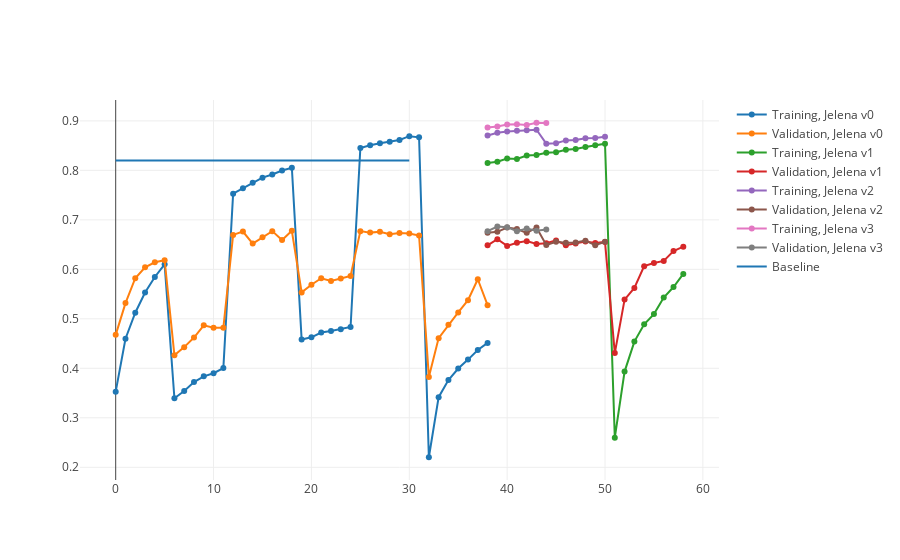

Notebook source saved alongside this figure:
### Markdown cell above
### Validation accuary plot for transerring leaning

### Code cell
def generate_training_plot_for_transfer_learning(modules):
    traces = []
    prev_end_training = 0
    for i, module in enumerate(tree):
        labels = tuple(range(prev_end_training, len(module.validation_fitness) + prev_end_training))
        trn = module.fitness
        val = module.validation_fitness
        traces += [go.Scatter(x=labels, y=trn, mode="lines+markers", name=f"Training, {module.name} v{i}")]
        traces += [go.Scatter(x=labels, y=val, mode="lines+markers", name=f"Validation, {module.name} v{i}")]
        prev_end_training = len(tree[0].validation_fitness) -1
    return traces


def find_longest_predecessor_range(modules):
    def dive(module):
        res = [module]
        if module.predecessor:
            return dive(module.predecessor) + res
        return res
    _max = 0
    longest_tree = []
    for module in modules:
        tree = dive(module)
        if len(tree) > _max:
            _max = len(tree)
            longest_tree = tree
    
    return longest_tree
    
    
tree = find_longest_predecessor_range(versions)
baseline = go.Scatter(y=tuple([0.82]*31), x=tuple(range(0, 31)), name="Baseline")
plotly.offline.iplot({
    "data": generate_training_plot_for_transfer_learning(tree) + [baseline], 
    "layout": go.Layout()
})

### Figure 1 — Plotly figure (JSON) as saved in the notebook; plotly's stock layout.template omitted (floating-point values rounded to 4 significant figures)
{"data": [{"mode": "lines+markers", "name": "Training, Jelena v0", "type": "scatter", "uid": "23a5e933-da8a-4d5e-9573-16403e942094", "x": [0, 1, 2, 3, 4, 5, 6, 7, 8, 9, 10, 11, 12, 13, 14, 15, 16, 17, 18, 19, 20, 21, 22, 23, 24, 25, 26, 27, 28, 29, 30, 31, 32, 33, 34, 35, 36, 37, 38], "y": [0.3528, 0.4598, 0.5122, 0.5531, 0.5845, 0.6101, 0.3396, 0.3542, 0.3722, 0.3838, 0.39, 0.4006, 0.7529, 0.7641, 0.7747, 0.7853, 0.7918, 0.7997, 0.8053, 0.4582, 0.4626, 0.4723, 0.4756, 0.479, 0.4834, 0.8453, 0.8508, 0.8546, 0.858, 0.8613, 0.8691, 0.8668, 0.2203, 0.3417, 0.3763, 0.3995, 0.4176, 0.437, 0.4514]}, {"mode": "lines+markers", "name": "Validation, Jelena v0", "type": "scatter", "uid": "c68f1115-58ce-43a5-a237-99445851ba0a", "x": [0, 1, 2, 3, 4, 5, 6, 7, 8, 9, 10, 11, 12, 13, 14, 15, 16, 17, 18, 19, 20, 21, 22, 23, 24, 25, 26, 27, 28, 29, 30, 31, 32, 33, 34, 35, 36, 37, 38], "y": [0.4676, 0.5318, 0.582, 0.6042, 0.6142, 0.6184, 0.4264, 0.4428, 0.4622, 0.4868, 0.482, 0.4818, 0.6696, 0.6764, 0.652, 0.6648, 0.6772, 0.6592, 0.6778, 0.5534, 0.5688, 0.582, 0.5764, 0.5814, 0.5866, 0.6772, 0.6742, 0.676, 0.6708, 0.6736, 0.6724, 0.6682, 0.3826, 0.461, 0.4882, 0.513, 0.5376, 0.58, 0.5276]}, {"mode": "lines+markers", "name": "Training, Jelena v1", "type": "scatter", "uid": "8e5fff7f-4917-47d8-8602-d089a1bcfbd6", "x": [38, 39, 40, 41, 42, 43, 44, 45, 46, 47, 48, 49, 50, 51, 52, 53, 54, 55, 56, 57, 58], "y": [0.815, 0.8174, 0.8238, 0.8232, 0.8301, 0.8312, 0.8355, 0.8367, 0.8414, 0.8431, 0.8472, 0.851, 0.854, 0.2599, 0.3934, 0.454, 0.4889, 0.5095, 0.5429, 0.5642, 0.5908]}, {"mode": "lines+markers", "name": "Validation, Jelena v1", "type": "scatter", "uid": "5ea6a2b1-ff87-4132-9cc4-637587a20b92", "x": [38, 39, 40, 41, 42, 43, 44, 45, 46, 47, 48, 49, 50, 51, 52, 53, 54, 55, 56, 57, 58], "y": [0.6486, 0.661, 0.6474, 0.6538, 0.657, 0.6514, 0.6526, 0.6584, 0.6486, 0.6522, 0.656, 0.6532, 0.6554, 0.4308, 0.5388, 0.5624, 0.6064, 0.6128, 0.617, 0.637, 0.6458]}, {"mode": "lines+markers", "name": "Training, Jelena v2", "type": "scatter", "uid": "cf85ce14-8203-424b-b7d0-c80796e6fc57", "x": [38, 39, 40, 41, 42, 43, 44, 45, 46, 47, 48, 49, 50], "y": [0.8706, 0.8762, 0.8784, 0.88, 0.8813, 0.8822, 0.854, 0.8547, 0.8606, 0.8614, 0.865, 0.8654, 0.8679]}, {"mode": "lines+markers", "name": "Validation, Jelena v2", "type": "scatter", "uid": "bd545a3b-191e-442c-af44-e9c415eddbdd", "x": [38, 39, 40, 41, 42, 43, 44, 45, 46, 47, 48, 49, 50], "y": [0.674, 0.6758, 0.6844, 0.6816, 0.6738, 0.6844, 0.6492, 0.6558, 0.6538, 0.6542, 0.658, 0.6486, 0.6558]}, {"mode": "lines+markers", "name": "Training, Jelena v3", "type": "scatter", "uid": "a12445e5-3938-410a-937a-920795a93ae2", "x": [38, 39, 40, 41, 42, 43, 44], "y": [0.8866, 0.8886, 0.8928, 0.8931, 0.8915, 0.8962, 0.8957]}, {"mode": "lines+markers", "name": "Validation, Jelena v3", "type": "scatter", "uid": "e2fbaa9e-3333-45d3-b9e4-fe8c2c0ea069", "x": [38, 39, 40, 41, 42, 43, 44], "y": [0.6772, 0.6864, 0.6852, 0.677, 0.6826, 0.678, 0.6804]}, {"mode": "lines+markers", "name": "Training, Jelena v4", "type": "scatter", "uid": "fbef64df-4c60-4c48-ae83-c16943a27bcc", "x": [], "y": []}, {"mode": "lines+markers", "name": "Validation, Jelena v4", "type": "scatter", "uid": "ffb22577-ee32-4dfd-821e-2f016f23232a", "x": [], "y": []}, {"name": "Baseline", "type": "scatter", "uid": "189425d6-369b-4c6d-9566-f0c24762f68e", "x": [0, 1, 2, 3, 4, 5, 6, 7, 8, 9, 10, 11, 12, 13, 14, 15, 16, 17, 18, 19, 20, 21, 22, 23, 24, 25, 26, 27, 28, 29, 30], "y": [0.82, 0.82, 0.82, 0.82, 0.82, 0.82, 0.82, 0.82, 0.82, 0.82, 0.82, 0.82, 0.82, 0.82, 0.82, 0.82, 0.82, 0.82, 0.82, 0.82, 0.82, 0.82, 0.82, 0.82, 0.82, 0.82, 0.82, 0.82, 0.82, 0.82, 0.82]}], "layout": {}}
